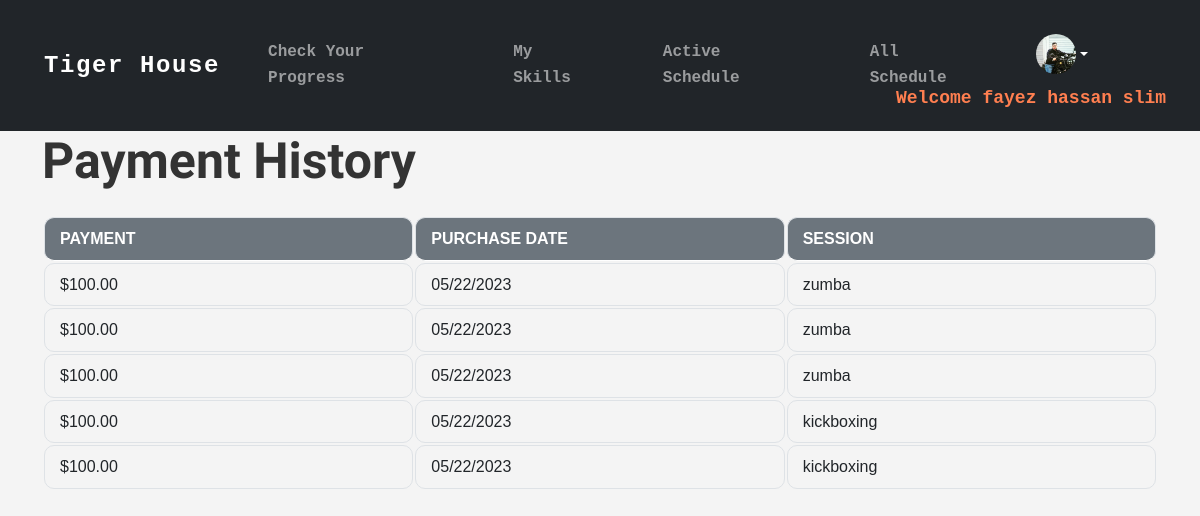
The page /clientPayment.php (signed in) on the database its author committed.
### tables this page shows
CREATE TABLE `payment` (
  `payment_id` int(11) NOT NULL,
  `client_id` int(11) NOT NULL,
  `amount` decimal(10,2) NOT NULL,
  `payment_date` datetime NOT NULL,
  `class_name` varchar(255) NOT NULL
);

### clientPayment.php (the view, shortened to what this page needs)
<?php
$client_id = $_SESSION["client_id"];
?>
<!DOCTYPE html>
<html>
<head>
    <link href="https://cdn.jsdelivr.net/npm/bootstrap@5.0.2/dist/css/bootstrap.min.css" rel="stylesheet"
>
    <link rel="stylesheet" href="user.css">
    <link rel="stylesheet" href="table.css">
</head>
<body>
    <nav class="navbar navbar-expand-lg navbar-dark bg-dark">
        <div class="container-fluid">
            <a class="navbar-brand" href="userPage.php">Tiger House</a>
            <div class="collapse navbar-collapse " id="navbarSupportedContent">
                <ul class="navbar-nav ms-auto">
                    <li class="nav-item">
                        <a style="padding: 2rem ;" class="nav-link" href="allBmi.php">Check Your Progress</a>
                    </li>
                    <li class="nav-item">
                        <a style="padding: 2rem ;" class="nav-link" href="myskills.php">My Skills</a>
                    </li>
                    <li class="nav-item">
                        <a style="padding: 2rem ;" class="nav-link" href="scheduleClient.php">Active Schedule</a>
                    </li>
                    <li class="nav-item">
                        <a style="padding: 2rem ;" class="nav-link" href="alltable.php">All Schedule</a>
                    </li>
                    <li class="nav-item">
                        <div class="dropdown">
                            <button class="btn dropdown-toggle profile-logo" type="button" data-bs-toggle="dropdown"
                                aria-expanded="false">
                                <img src="<?php echo $_SESSION["image"]; ?>">
                            </button>
                            <h2>Welcome
                                <?php echo "{$_SESSION["name"]}"; ?>
                            </h2>
                        </div>
                    </li>
            </div>
    </nav>
    <div class="container no-margin-top">
        <h1 class="heading-primary">Payment History</h1>
        <div class="table-responsive">
            <table class="table table-striped table-bordered">
                <?php
        require_once "connection.php";
        $sql = "SELECT * FROM payment WHERE client_id = ?";
        $stmt = $conn->prepare($sql);
        $stmt->bind_param("i", $client_id);
        $stmt->execute();
        $result = $stmt->get_result();
        if ($result->num_rows > 0) {
          echo '<table class="table table-hover table-bordered">
        <thead>
            <tr>
                <th>Payment</th>
                <th>Purchase Date</th>
                <th>Session</th>
            </tr>
        </thead>
        <tbody>';
          while ($row = $result->fetch_assoc()) {
            echo "<tr>
                <td>$" . htmlspecialchars($row['amount']) . "</td>
                <td>" . htmlspecialchars(date("m/d/Y", strtotime($row['payment_date']))) . "</td>
                <td>" . htmlspecialchars($row['class_name']) . "</td>
            </tr>";
          }
          echo "</tbody></table>";
        } else {
          echo "<p class='text-muted'>There are no inactive payments.</p>";
        }
        ?>
        </div>
</body>
</html>

### user.css (style rules this page uses)
body { font-family: Arial, sans-serif; line-height: 1.6; color: #333; background-color: #f4f4f4; margin: 0; padding: 0; }
.profile-logo { color: #fff; border-radius: 50%; width: 60px; height: 60px; margin: 1rem; margin-right: 4rem; display: flex; align-items: center; justify-content: center; }
img { height: 40px; width: 40px; border-radius: 50%; }
.container { padding-top: 10%; }
.navbar-brand { font-size: 1.5rem; line-height: 1.6rem; letter-spacing: 0.1rem; font-weight: bold; font-family: "Dongle", monospace; padding-left: 2rem; }
.navbar-nav { font-weight: bold; font-family: "Dongle", monospace; padding-right: 2rem; }
.no-margin-top { margin-top: -200px; }
@media (min-width: 768px) { .nav-item h2 { font-size: 18px; font-weight: bold; color: coral; margin: 0; white-space: nowrap; max-width: 500px; overflow: hidden; text-overflow: ellipsis; position: absolute; top: 70%; transform: translateY(100%); left: -120px; } }
@media (min-width: 768px) { .table td { width: 15%; } }
.heading-primary { font-size: 50px; font-weight: bold; font-family: "Bungee Spice", cursive; animation-name: bounce; padding-top: 80px; animation-duration: 1s; animation-iteration-count: 1; animation-timing-function: ease-out; }

### table.css (style rules this page uses)
:root { --table-border-color: #dee2e6; --table-header-bg: #6c757d; --table-row-hover-bg: #dee2e6; --table-striped-row-bg: #f8f9fa; --animation-speed: 0.3s; --box-shadow-color: rgba(0, 0, 0, 0.2); --table-padding: 8px 15px; }
.table { width: 100%; border-collapse: separate; border-spacing:1; }
.table td, .table th { border: 1px solid var(--table-border-color); border-radius: 10px; padding: var(--table-padding); transition: background-color var(--animation-speed) ease; }
.table thead th { background-color: var(--table-header-bg); color: white; text-transform: uppercase; }
.heading-primary { font-size: 50px; font-weight: bold; font-family: "Bungee Spice", cursive; animation: bounce 1s ease-out 1; }

### rows shown on the page
payment: amount "100.00", payment_date "05/22/2023", class_name "zumba"
payment: amount "100.00", payment_date "05/22/2023", class_name "zumba"
payment: amount "100.00", payment_date "05/22/2023", class_name "zumba"
payment: amount "100.00", payment_date "05/22/2023", class_name "kickboxing"
payment: amount "100.00", payment_date "05/22/2023", class_name "kickboxing"

### other values the page prints
$_SESSION["name"] "fayez hassan slim"
